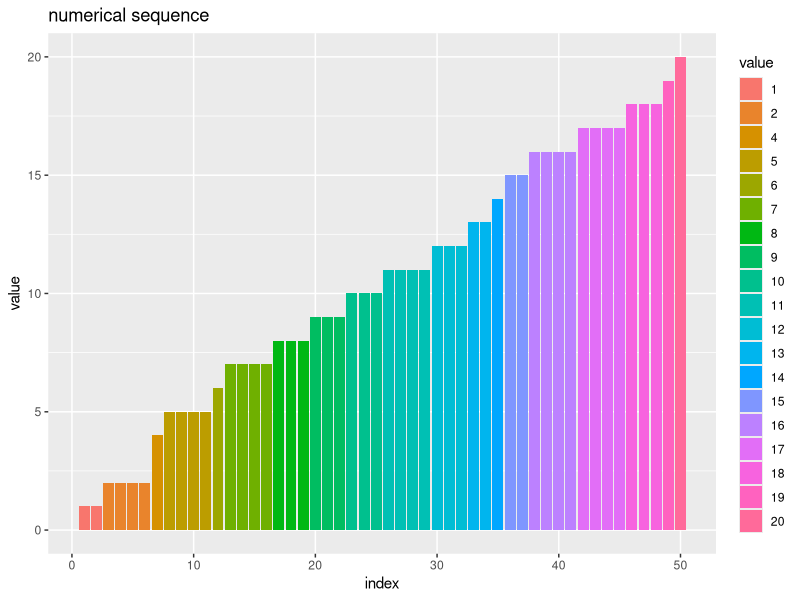

The R script that drew this image: (Note: this script raises an error after producing the figure.)

# 12.8 バケットソート ------------------------------------------------------------

# 利用パッケージ
library(tidyverse)
library(gganimate)

# チェック用
library(ggplot2)


# 実装 ----------------------------------------------------------------------

# バケットソートの実装
bucket_sort <- function(vec, max_val = NA) {
  
  # 数列の要素数を取得
  N <- length(vec)
  
  # 最大値を設定
  if(is.na(max_val)) {
    max_val <- max(vec)
  }
  
  # 集計用の中間変数を初期化
  num_vec <- rep(x = 0, times = max_val)
  sum_vec <- rep(x = 0, times = max_val)
  val_vec <- rep(x = NA, times = N)
  
  # 要素ごとに処理
  for(i in 1:N) { # (前から)
    
    # 重複数をカウント
    num_vec[vec[i]] <- num_vec[vec[i]] + 1
  }
  
  # 値ごとに処理
  for(v in 1:max_val) {
    
    # 累積要素数をカウント
    if(v == 1) { # (初回)
      sum_vec[v] <- num_vec[v]
    } else {
      sum_vec[v] <- sum_vec[v-1] + num_vec[v]
    }
  }
  
  # 要素ごとに処理
  for(i in N:1) { # (後から)
    
    # 累積要素数番目に値を格納
    val_vec[sum_vec[vec[i]]] <- vec[i]
    
    # 累積要素数をカウントダウン
    sum_vec[vec[i]] <- sum_vec[vec[i]] - 1
  }
  
  # 数列を更新
  vec <- val_vec
  
  # 数列を出力
  return(vec)
}


# 要素数を指定
N <- 50

# 最大値を指定
max_val <- 20

# 数列を生成
a <- sample(x = 1:max_val, size = N, replace = TRUE)
a; table(a)

# ソート
a <- bucket_sort(a)
sum(!(bucket_sort(a) == sort(a)))


# 可視化 ---------------------------------------------------------------------

# 数列を格納
seq_df <- tibble::tibble(
  index = 1:N, # 各試行のインデックス
  value = a    # 要素
)

# 数列を作図
ggplot() + 
  geom_bar(data = seq_df, 
           mapping = aes(x = index, y = value, fill = factor(value)), stat = "identity") + 
  theme(panel.grid.minor.x = element_blank()) + # 図の体裁
  labs(title = "numerical sequence", 
       fill = "value", 
       x = "index", y = "value")


### ・一度に並べ替え -----

# 数列を格納
sequence_df <- tibble::tibble(
  iteration = 0, # フレーム番号
  id        = 1:N, # 要素ID
  # 数列用
  index = 1:N, 
  value = a, 
  # タイル用
  x        = index, 
  y        = 0.5 * value, 
  height   = value, 
  alpha    = 1, 
  linetype = "blank", 
  # ラベル用
  label_y = 0
) |> 
  dplyr::group_by(value) |> # IDの割当用
  dplyr::mutate(
    # 重複ラベル用
    dup_id    = dplyr::row_number(id), # 重複IDを割り当て
    dup_num   = max(dup_id), # 重複の判定用
    dup_label = dplyr::if_else(
      condition = dup_num > 1, true = paste0("(", dup_id, ")"), false = ""
    ) # 重複要素のみラベルを作成
  ) |> 
  dplyr::ungroup()

# 値ごとの要素数をカウント
count_df <- tibble::tibble(
  iteration = 1, # フレーム番号
  id        = 1:N, # 要素ID
  # 数列用
  value = a, 
  # タイル用
  x       = value, 
  height  = 1, 
  alpha   = 0.1, 
  linetype = "dashed"
) |> 
  dplyr::group_by(value) |> # IDの割当・カウント用
  dplyr::mutate(
    count = dplyr::row_number(id), # 値ごとの累積要素数
    y     = count - 0.5, 
    # ラベル用
    label_y = y - 0.5, 
    # 重複ラベル用
    dup_id    = dplyr::row_number(id), # 重複IDを割り当て
    dup_num   = max(dup_id), # 重複の判定用
    dup_label = dplyr::if_else(
      condition = dup_num > 1, true = paste0("(", dup_id, ")"), false = ""
    ) # 重複要素のみラベルを作成
  ) |> 
  dplyr::ungroup()

# 累積要素数をカウント
reorder_df <- tibble::tibble(
  iteration = 2, # フレーム番号
  id        = 1:N, # 要素ID
  # 数列用
  value = a, 
  # タイル用
  x        = value, 
  y        = 0.5, 
  height   = 1, 
  alpha    = 0.1, 
  linetype = "dashed", 
  # ラベル用
  label_y = y - 0.5
) |> 
  dplyr::arrange(value, id) |> # 累積カウント用
  dplyr::mutate(
    x = dplyr::row_number() # 累積要素数
  ) |> 
  dplyr::arrange(id) |> # IDの割当用
  dplyr::group_by(value) |> # IDの割当用
  dplyr::mutate(
    # 重複ラベル用
    dup_id    = dplyr::row_number(id), # 重複IDを割り当て
    dup_num   = max(dup_id), # 重複の判定用
    dup_label = dplyr::if_else(
      condition = dup_num > 1, true = paste0("(", dup_id, ")"), false = ""
    ) # 重複要素のみラベルを作成
  ) |> 
  dplyr::ungroup()

# 数列をソート
swap_df <- tibble::tibble(
  iteration = 3, # フレーム番号
  id        = 1:N, # 要素ID
  # 数列用
  value = a, 
  # タイル用
  y        = 0.5 * value, 
  height   = value, 
  alpha    = 1, 
  linetype = "blank", 
  # ラベル用
  label_y = 0
) |> 
  dplyr::arrange(value, id) |> # 入替用
  dplyr::mutate(
    index = dplyr::row_number(), # 入替後のインデックス
    x     = index
  ) |> 
  dplyr::arrange(id) |> # IDの割当用
  dplyr::group_by(value) |> # IDの割当用
  dplyr::mutate(
    # 重複ラベル用
    dup_id    = dplyr::row_number(id), # 重複IDを割り当て
    dup_num   = max(dup_id), # 重複の判定用
    dup_label = dplyr::if_else(
      condition = dup_num > 1, true = paste0("(", dup_id, ")"), false = ""
    ) # 重複要素のみラベルを作成
  ) |> 
  dplyr::ungroup()

# データを結合
trace_df <- dplyr::bind_rows(
  sequence_df, 
  count_df, 
  reorder_df, 
  swap_df
)


### ・1つずつ並べ替え -----

# インデックスの小さい順に要素を取り出す
sequence_df <- tidyr::expand_grid(
  iteration = 0:N, # カウント時の試行回数
  id        = 1:N  # 元のインデックス
) |> 
  dplyr::mutate(
    # 数列用
    index = id, 
    value = a[id], 
    # タイル用
    x         = index, 
    y         = 0.5 * value, 
    height    = value, 
    alpha     = 1, 
    linetype  = "solid", 
    # ラベル用
    label_y = 0
  ) |> 
  dplyr::arrange(iteration, id) |> # IDの割当用
  dplyr::group_by(iteration, value) |> # IDの割当用
  dplyr::mutate(
    # 重複ラベル用
    dup_id    = dplyr::row_number(id), # 重複IDを割り当て
    dup_num   = max(dup_id), # 重複の判定用
    dup_label = dplyr::if_else(
      condition = dup_num > 1, true = paste0("(", dup_id, ")"), false = ""
    ) # 重複要素のみラベルを作成
  ) |> 
  dplyr::ungroup() |> 
  dplyr::filter(iteration < id) # 未カウントの要素を抽出

# インデックスの小さい順に要素を取り出してカウント
count_df <- tidyr::expand_grid(
  iteration = 0:N, # カウント時の試行回数
  id        = 1:N  # 元のインデックス
) |> 
  dplyr::mutate(
    # 数列用
    value = a[id], 
    # タイル用
    x         = value, 
    height    = 1, 
    alpha     = 0.1, 
    linetype  = "dashed"
  ) |> 
  dplyr::arrange(iteration, id) |> # IDの割当用
  dplyr::group_by(iteration, value) |> # IDの割当・カウント用
  dplyr::mutate(
    # タイル用
    count = dplyr::row_number(id), # 値ごとの要素数
    y     = -count + 0.5, 
    # ラベル用
    label_y = y - 0.5, 
    # 重複ラベル用
    dup_id    = dplyr::row_number(id), # 重複IDを割り当て
    dup_num   = max(dup_id), # 重複の判定用
    dup_label = dplyr::if_else(
      condition = dup_num > 1, true = paste0("(", dup_id, ")"), false = ""
    ) # 重複要素のみラベルを作成
  ) |> 
  dplyr::ungroup() |> 
  dplyr::filter(iteration >= id) # カウント済みの要素を抽出

# インデックスの小さい順に要素を入れ替えて戻す
swap_df <- tidyr::expand_grid(
  iteration = (N+1):(2*N+1), # 入替時の試行回数
  id        = 1:N # 元のインデックス
) |> 
  dplyr::mutate(
    # 数列用
    value = a[id], 
    # タイル用
    y         = 0.5 * value, 
    height    = value, 
    alpha     = 1, 
    linetype  = "solid", 
    # ラベル用
    label_y = 0
  ) |> 
  dplyr::arrange(iteration, value, id) |> # 入替用
  dplyr::group_by(iteration) |> # 入替用
  dplyr::mutate(
    # タイル用
    index = dplyr::row_number(), # 入替後のインデックス
    x     = index
  ) |> 
  dplyr::arrange(iteration, id) |> # IDの割当用
  dplyr::group_by(iteration, value) |> # IDの割当用
  dplyr::mutate(
    # 重複ラベル用
    dup_id    = dplyr::row_number(id), # 重複IDを割り当て
    dup_num   = max(dup_id), # 重複の判定用
    dup_label = dplyr::if_else(
      condition = dup_num > 1, true = paste0("(", dup_id, ")"), false = ""
    ) # 重複要素のみラベルを作成
  ) |> 
  dplyr::ungroup() |> 
  dplyr::filter(iteration-(N+1) >= N+1-id) # 入替済みの要素を抽出

# インデックスの小さい順に要素を戻してカウント
discount_df <- tidyr::expand_grid(
  iteration = (N+1):(2*N+1), # 入替時の試行回数
  id        = 1:N # 元のインデックス
) |> 
  dplyr::mutate(
    # 数列用
    value = a[id], 
    # タイル用
    y         = -0.5, 
    height    = 1, 
    alpha     = 0.1, 
    linetype  = "dashed", 
    # ラベル用
    label_y = y - 0.5
  ) |> 
  dplyr::arrange(iteration, value, id) |> # 累積カウント用
  dplyr::group_by(iteration) |> # 累積カウント用
  dplyr::mutate(
    # タイル用
    x = dplyr::row_number() # 累積要素数
  ) |> 
  dplyr::arrange(iteration, id) |> # IDの割当用
  dplyr::group_by(iteration, value) |> # IDの割当用
  dplyr::mutate(
    # 重複ラベル用
    dup_id    = dplyr::row_number(id), # 重複IDを割り当て
    dup_num   = max(dup_id), # 重複の判定用
    dup_label = dplyr::if_else(
      condition = dup_num > 1, true = paste0("(", dup_id, ")"), false = ""
    ) # 重複要素のみラベルを作成
  ) |> 
  dplyr::ungroup() |> 
  dplyr::filter(iteration-(N+1) < N+1-id) # 未入替の要素を抽出

# データを結合
trace_df <- dplyr::bind_rows(
  sequence_df, 
  count_df, 
  discount_df, 
  swap_df
)


### ・作図 -----

# ソートのアニメーションを作図
graph <- ggplot() + 
  geom_tile(data = trace_df, 
            mapping = aes(x = x, y = y, width = 1, height = height, 
                          fill = factor(value), color = factor(value), alpha = alpha, 
                          linetype = linetype, group = factor(id)), 
            linewidth = 1) + # 全要素
  geom_text(data = trace_df, 
            mapping = aes(x = x, y = label_y, label = as.character(value), group = factor(id)), 
            vjust = -1.5, size = 5) + # 要素ラベル
  geom_text(data = trace_df, 
            mapping = aes(x = x, y = label_y, label = dup_label, group = factor(id)), 
            vjust = -0.5, size = 4) + # 重複ラベル
  gganimate::transition_states(states = iteration, transition_length = 9, state_length = 1, wrap = FALSE) + # フレーム遷移
  gganimate::ease_aes("cubic-in-out") + # 遷移の緩急
  scale_linetype_identity() + 
  scale_linewidth_identity() + 
  scale_y_continuous(sec.axis = sec_axis(trans = ~-., name = "count")) + # (一度に並べ替え用)
  coord_equal(ratio = 1) + # アスペクト比
  theme(panel.grid.minor.x = element_blank(), 
        legend.position = "none") + 
  labs(title = "bucket sort", 
       subtitle = "iteration: {next_state}", 
       fill = "value", 
       x = "index, value", y = "value")

# フレーム数を取得
frame_num <- trace_df[["iteration"]] |> 
  (\(val) {max(val) + 1})()

# 1試行当たりのフレーム数を指定
s <- 20

# gif画像を作成
gganimate::animate(
  plot = graph, 
  nframes = (frame_num + 2)*s, start_pause = s, end_pause = s, fps = 30, 
  width = 1500, height = 1000, 
  renderer = gganimate::gifski_renderer()
)
